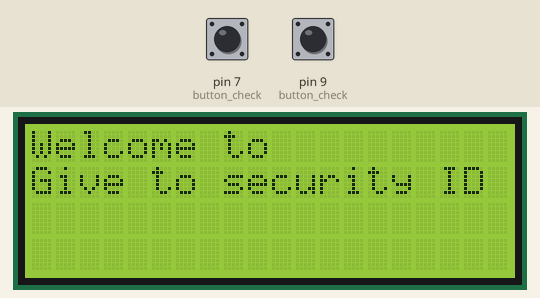
This sketch was run on a simulated Arduino Uno, built with avr-gcc and run on an emulated ATmega328P. Parts: 20×4 character LCD. The inputs (shaded band) are chosen by the test bench; at power-on: pin 7 (button_check) LOW, pin 9 (button_check) LOW.

Above: at 1.2 s.
1.3 s: pin 7 (button_check) pulled HIGH for 2.25 s
At 2.6 s:
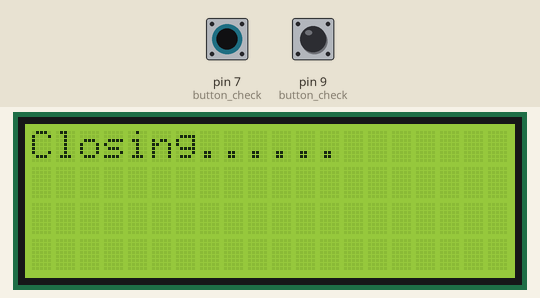
At 7.6 s:
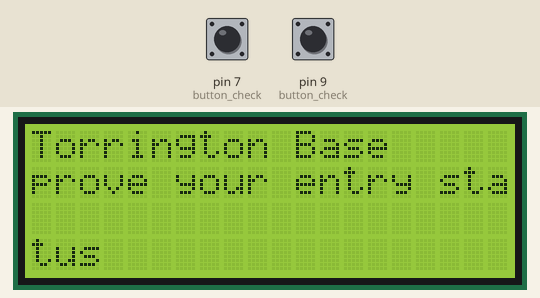
8.8 s: pin 9 (button_check) pulled HIGH for 2.25 s
At 10.8 s:
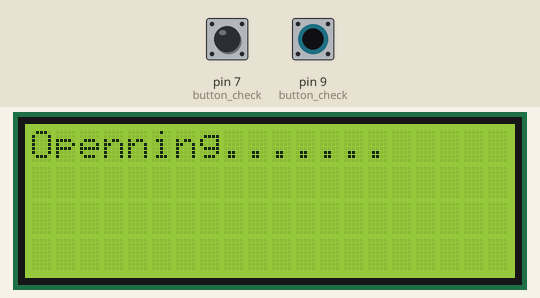
Timing chart, 0 to 12.3 s (numbered marks = the images above; inputs shaded):
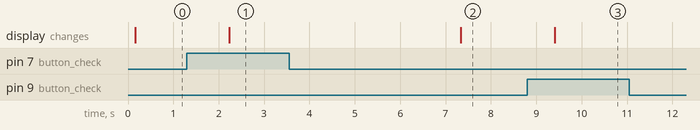

Measured:
- after the input at 1.3 s, the display: changes after 0.93 s (image 1)
- after the input at 8.8 s, the display: changes after 0.61 s (image 3)

The sketch:

code.ino
```cpp
/*
  건담 격납고 윗부분에 사용되는 LCD 코드

  - 자세한 설명은 동봉된 한글 파일 참조
*/

#include <LiquidCrystal_I2C.h> // I2C LCD 라이브러리
#include <Wire.h> // LCD 2004 12C

LiquidCrystal_I2C lcd (0x27,20,4); // 접근주소: 0x3F or 0x27

// 버튼 2개 변수
int readValue7 = 0;
int readValue8 = 0;

void setup() {
  // pinMode 설정
  pinMode(7, INPUT);
  pinMode(8, INPUT);
  lcd.init(); // LCD 초기화
  lcd.backlight (); // 백라이트 켜기
}

void loop() {
  button_check();

  /* 평상시 안내문구 */
  lcd.init(); // 초기화
  lcd.setCursor (0, 0); // 두번째 줄 문자열 출력
  lcd.print ("Welcome to");
  lcd.setCursor (0, 1); // 두번째 줄 문자열 출력
  lcd.print ("Give to security ID");
  delay(2000);
  button_check();

  lcd.init();
  lcd.setCursor (0, 0); // 두번째 줄 문자열 출력
  lcd.print ("Torrington Base");
  lcd.setCursor (0, 1); // 두번째 줄 문자열 출력
  lcd.print ("prove your entry status");
  delay(2000);
  button_check();

  lcd.init();
  lcd.setCursor (0, 1); // 두번째 줄 문자열 출력
  lcd.print ("status");
  delay(2000);
  button_check();

  /* AFN Thunder AM Torrington 홍보 문구 */
  lcd.init();
  lcd.setCursor (0, 0); // 두번째 줄 문자열 출력
  lcd.print ("Tune AM 1467kHz");
  lcd.setCursor (0, 1); // 두번째 줄 문자열 출력
  lcd.print ("AFN Thunder");
  delay(2000);
  button_check();

  lcd.init();
  lcd.setCursor (0, 0); // 두번째 줄 문자열 출력
  lcd.print ("and listen to");
  lcd.setCursor (0, 1); // 두번째 줄 문자열 출력
  lcd.print ("AM Torrington!");
  delay(2000);
  button_check();

  /* AFN Eagle FM Torrington 홍보 문구 */
  lcd.init();
  lcd.setCursor (0, 0); // 두번째 줄 문자열 출력
  lcd.print ("Tune FM 88.7MHz");
  lcd.setCursor (0, 1); // 두번째 줄 문자열 출력
  lcd.print ("AFN Eagle");
  delay(2000);
  button_check();

  lcd.init();
  lcd.setCursor (0, 0); // 두번째 줄 문자열 출력
  lcd.print ("and listen to");
  lcd.setCursor (0, 1); // 두번째 줄 문자열 출력
  lcd.print ("FM Torrington!");
  delay(2000);
  button_check();
}

// 문 열림 표출 함수
void door_openning() {
  lcd.init();
  lcd.setCursor (0, 0); // 두번째 줄 문자열 출력
  lcd.print ("Openning.......");
  delay(5000);
  readValue8 = 0;
}

// 문 닫힘 표출 함수
void door_closing() {
  lcd.init();
  lcd.setCursor (0, 0); // 두번째 줄 문자열 출력
  lcd.print ("Closing...... ");
  delay(5000);
  readValue7 = 0;
}

// 버튼 상태확인 후 함수연계
void button_check() {
  // 버튼값 동기화
  readValue7 = digitalRead(7);
  readValue8 = digitalRead(9);

  // 문 열림문구 실행 버튼 인식
  if (readValue8 == 1) {
    door_openning();
  }

  // 문 닫힘문구 실행 버튼 인식
  if (readValue7 == 1) {
    door_closing();
  }
}
```
